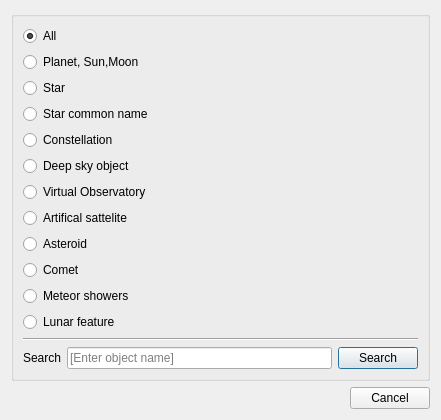
<?xml version="1.0" encoding="UTF-8"?>
<ui version="4.0">
 <class>CAdvSearch</class>
 <widget class="QDialog" name="CAdvSearch">
  <property name="geometry">
   <rect>
    <x>0</x>
    <y>0</y>
    <width>441</width>
    <height>389</height>
   </rect>
  </property>
  <property name="windowTitle">
   <string>Advanced search</string>
  </property>
  <layout class="QVBoxLayout" name="verticalLayout_2">
   <item>
    <layout class="QVBoxLayout" name="verticalLayout">
     <item>
      <widget class="QGroupBox" name="groupBox">
       <property name="title">
        <string/>
       </property>
       <layout class="QVBoxLayout" name="verticalLayout_4">
        <item>
         <layout class="QVBoxLayout" name="verticalLayout_3">
          <item>
           <widget class="QRadioButton" name="radioButton_all">
            <property name="text">
             <string>All</string>
            </property>
            <property name="checked">
             <bool>true</bool>
            </property>
           </widget>
          </item>
          <item>
           <widget class="QRadioButton" name="radioButton">
            <property name="text">
             <string>Planet, Sun,Moon</string>
            </property>
           </widget>
          </item>
          <item>
           <widget class="QRadioButton" name="radioButton_2">
            <property name="text">
             <string>Star</string>
            </property>
           </widget>
          </item>
          <item>
           <widget class="QRadioButton" name="radioButton_3">
            <property name="text">
             <string>Star common name</string>
            </property>
           </widget>
          </item>
          <item>
           <widget class="QRadioButton" name="radioButton_4">
            <property name="text">
             <string>Constellation</string>
            </property>
           </widget>
          </item>
          <item>
           <widget class="QRadioButton" name="radioButton_5">
            <property name="text">
             <string>Deep sky object</string>
            </property>
           </widget>
          </item>
          <item>
           <widget class="QRadioButton" name="radioButton_11">
            <property name="text">
             <string>Virtual Observatory</string>
            </property>
           </widget>
          </item>
          <item>
           <widget class="QRadioButton" name="radioButton_6">
            <property name="text">
             <string>Artifical sattelite</string>
            </property>
           </widget>
          </item>
          <item>
           <widget class="QRadioButton" name="radioButton_7">
            <property name="text">
             <string>Asteroid</string>
            </property>
           </widget>
          </item>
          <item>
           <widget class="QRadioButton" name="radioButton_8">
            <property name="text">
             <string>Comet</string>
            </property>
           </widget>
          </item>
          <item>
           <widget class="QRadioButton" name="radioButton_10">
            <property name="text">
             <string>Meteor showers</string>
            </property>
           </widget>
          </item>
          <item>
           <widget class="QRadioButton" name="radioButton_9">
            <property name="text">
             <string>Lunar feature</string>
            </property>
           </widget>
          </item>
          <item>
           <widget class="Line" name="line">
            <property name="orientation">
             <enum>Qt::Horizontal</enum>
            </property>
           </widget>
          </item>
          <item>
           <layout class="QHBoxLayout" name="horizontalLayout_2">
            <item>
             <widget class="QLabel" name="label">
              <property name="text">
               <string>Search</string>
              </property>
             </widget>
            </item>
            <item>
             <widget class="CLineEditComp" name="lineEdit">
              <property name="placeholderText">
               <string>[Enter object name]</string>
              </property>
             </widget>
            </item>
            <item>
             <widget class="QPushButton" name="pushButton_2">
              <property name="text">
               <string>Search</string>
              </property>
             </widget>
            </item>
           </layout>
          </item>
         </layout>
        </item>
        <item>
         <spacer name="verticalSpacer">
          <property name="orientation">
           <enum>Qt::Vertical</enum>
          </property>
          <property name="sizeHint" stdset="0">
           <size>
            <width>20</width>
            <height>40</height>
           </size>
          </property>
         </spacer>
        </item>
       </layout>
      </widget>
     </item>
    </layout>
   </item>
   <item>
    <layout class="QHBoxLayout" name="horizontalLayout">
     <item>
      <spacer name="horizontalSpacer">
       <property name="orientation">
        <enum>Qt::Horizontal</enum>
       </property>
       <property name="sizeHint" stdset="0">
        <size>
         <width>40</width>
         <height>20</height>
        </size>
       </property>
      </spacer>
     </item>
     <item>
      <widget class="QPushButton" name="pushButton">
       <property name="text">
        <string>Cancel</string>
       </property>
      </widget>
     </item>
    </layout>
   </item>
  </layout>
 </widget>
 <customwidgets>
  <customwidget>
   <class>CLineEditComp</class>
   <extends>QLineEdit</extends>
   <header>clineeditcomp.h</header>
  </customwidget>
 </customwidgets>
 <tabstops>
  <tabstop>lineEdit</tabstop>
  <tabstop>pushButton_2</tabstop>
  <tabstop>pushButton</tabstop>
  <tabstop>radioButton_2</tabstop>
  <tabstop>radioButton_3</tabstop>
  <tabstop>radioButton_4</tabstop>
  <tabstop>radioButton_5</tabstop>
  <tabstop>radioButton_6</tabstop>
  <tabstop>radioButton_7</tabstop>
  <tabstop>radioButton_8</tabstop>
  <tabstop>radioButton_9</tabstop>
  <tabstop>radioButton_all</tabstop>
  <tabstop>radioButton</tabstop>
 </tabstops>
 <resources/>
 <connections/>
</ui>
